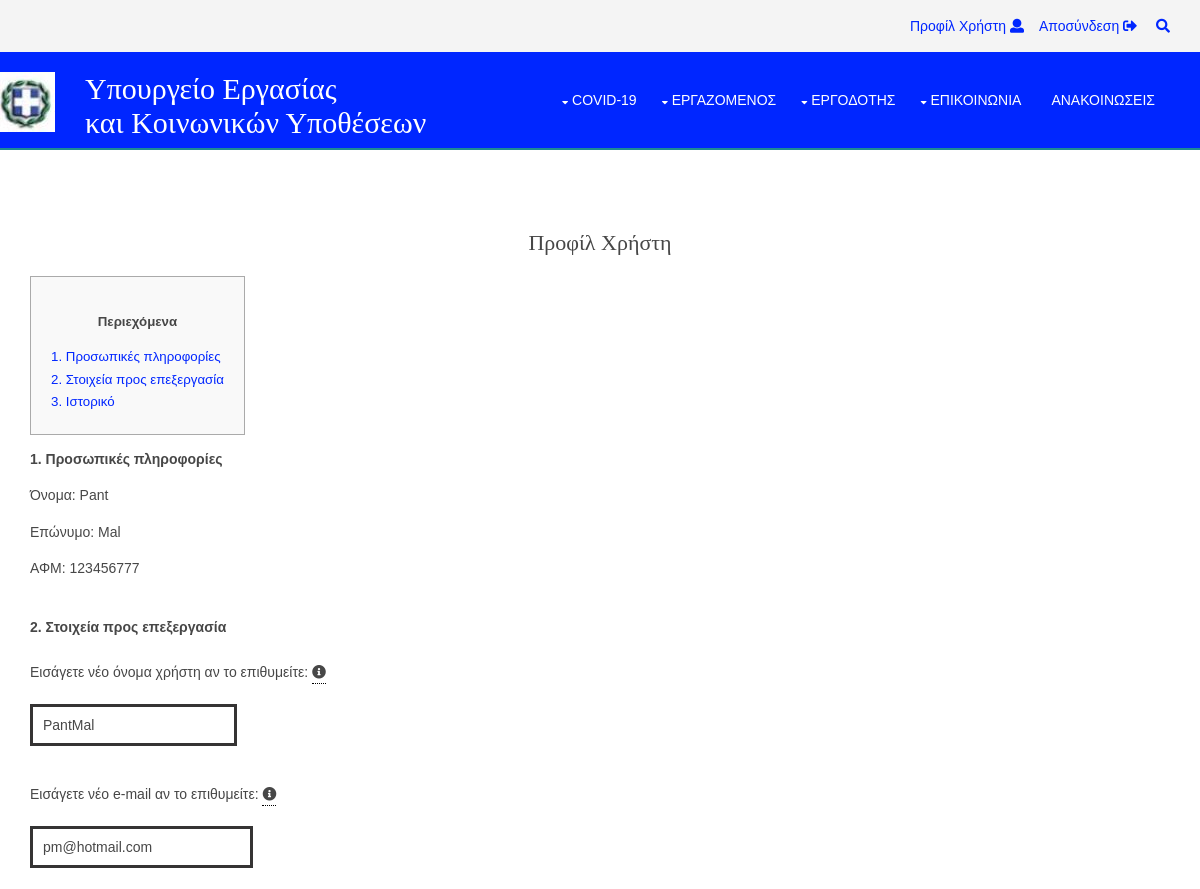
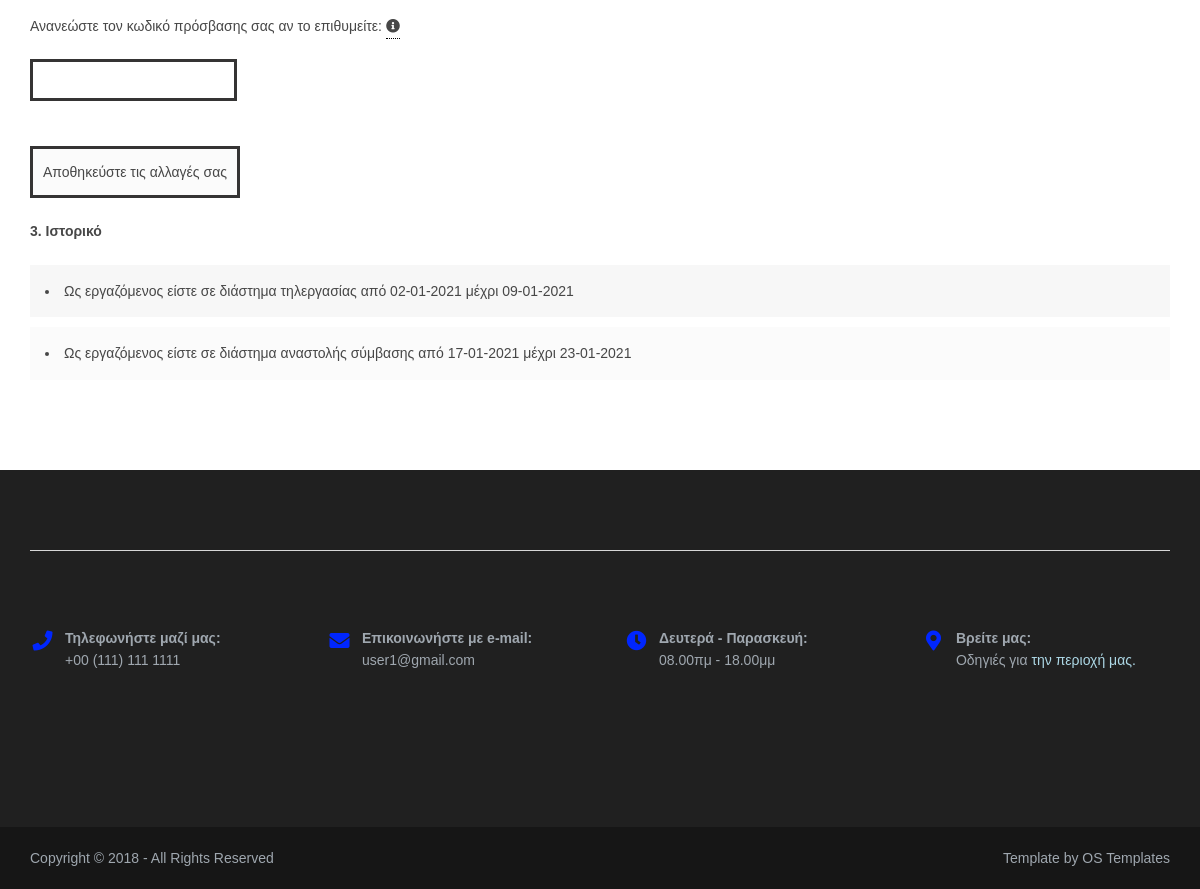
/pages/edit_profile.php (signed in), run on the app's committed database (2 pictures, top to bottom).
### tables this page shows
CREATE TABLE `users` (
  `id` int(255) NOT NULL,
  `username` varchar(255) DEFAULT NULL,
  `password` varchar(255) DEFAULT NULL,
  `email` varchar(255) NOT NULL,
  `afm` int(11) NOT NULL,
  `afm_ergodoti` int(11) DEFAULT NULL,
  `first_name` varchar(255) NOT NULL,
  `last_name` varchar(255) NOT NULL,
  `role` varchar(255) NOT NULL,
  `parent` varchar(255) NOT NULL,
  `tilergasia_start` date DEFAULT NULL,
  `tilergasia_end` date DEFAULT NULL,
  `anastoli_start` date DEFAULT NULL,
  `anastoli_end` date DEFAULT NULL
);

### pages/edit_profile.php (the view, shortened to what this page needs)
<!DOCTYPE html>
<html lang="el">
<head>
<link href="../layout/styles/layout.css" rel="stylesheet" type="text/css" media="all">
<link href="../layout/styles/framework.css" rel="stylesheet" type="text/css" media="all">
</head>
<body id="top">
<div class="wrapper row0">
  <div id="topbar" class="hoc clear">
    <div class="fl_right">
      <ul class="nospace">
        <?php
          $cookie_name = 'user';
          if(!isset($_COOKIE[$cookie_name])) {
              echo '<li><a style="color: #0026ff" href="login.html?header=edit_profile.php" title="Σύνδεση">Σύνδεση <i class="fas fa-sign-in-alt"></i></a></li>';
              echo '<li><a style="color: #0026ff" href="register.html?header=edit_profile.php" title="Εγγραφή">Εγγραφή <i class="fas fa-edit"></i></a></li>';
          } else {
              echo '<li><a style="color: #0026ff" href="edit_profile.php" title="Προφίλ Χρήστη">Προφίλ Χρήστη <i class="fas fa-user"></i></a></li>';
              echo '<li><a style="color: #0026ff" href="actions/edit_logout.php" title="Αποσύνδεση">Αποσύνδεση <i class="fas fa-sign-out-alt"></i></a></li>';
          }
        ?>
        <li id="searchform">
        </li>
      </ul>
    </div>
  </div>
</div>
<div class="wrapper row1">
  <header id="header" class="hoc clear">
  <div style="float: left; position: relative; left: -30px; top: 20px">
  <a href="../index.php"><img src="../images/logo.jpeg" alt="Ypourgeio-Logo"></a>
  </div>
  <div id="logo" class="fl_left">
      <h1><a href="../index.php?ref=title">Υπουργείο Εργασίας <br>και Κοινωνικών Υποθέσεων</a></h1>
    </div>
    <nav id="mainav" class="fl_right">
      <ul class="clear">
        <li><a class="drop" href="covid_19.php">COVID-19</a>
        </li>
        <li><a class="drop" href="ergazomenos.php">Εργαζόμενος</a>
        </li>
        <li><a class="drop" href="ergodotis.php">Εργοδότης</a>
        </li>
        <li><a class="drop" href="dead_page.php?ref=11">Επικοινωνία</a>
        </li>
        <li><a href="dead_page.php?ref=13">Ανακοινώσεις</a></li>
      </ul>
	  </nav>
	  </header>
</div>
<div class="wrapper row3">
  <main class="hoc container clear">
    <h1 style="text-align:center">Προφίλ Χρήστη</h1>
    <div id="toc_container">
      <p class="toc_title">Περιεχόμενα</p>
      <li><a href="#Table1">1. Προσωπικές πληροφορίες</a></li>
      <li><a href="#Table2">2. Στοιχεία προς επεξεργασία</a></li>
      <li><a href="#Table3">3. Ιστορικό </a></li>
    </div>
    <?php
      require_once "../settings.php";
      $cookie_name = 'user';
      if (isset($_COOKIE[$cookie_name])):
        $query = "SELECT * FROM users WHERE username='$_COOKIE[$cookie_name]'";
        $result = $conn->query($query);
        $row = $result->fetch_array(MYSQLI_ASSOC);
        $username = $row['username'];
        $email = $row['email'];
        $afm = $row['afm'];
        $first_name = $row['first_name'];
        $last_name = $row['last_name'];
        $role = $row['role'];
        $tilergasia_start = $row['tilergasia_start'];
        $tilergasia_end = $row['tilergasia_end'];
        $anastoli_start = $row['anastoli_start'];
        $anastoli_end = $row['anastoli_end'];
        $tilergasia_start_split = explode('-',$tilergasia_start);
        $new_tilergasia_start = $tilergasia_start_split[2].'-'.$tilergasia_start_split[1].'-'.$tilergasia_start_split[0];
        $tilergasia_end_split = explode('-',$tilergasia_end);
        $new_tilergasia_end = $tilergasia_end_split[2].'-'.$tilergasia_end_split[1].'-'.$tilergasia_end_split[0];
        $anastoli_start_split = explode('-',$anastoli_start);
        $new_anastoli_start = $anastoli_start_split[2].'-'.$anastoli_start_split[1].'-'.$anastoli_start_split[0];
        $anastoli_end_split = explode('-',$anastoli_end);
        $new_anastoli_end = $anastoli_end_split[2].'-'.$anastoli_end_split[1].'-'.$anastoli_end_split[0];
      endif;
    ?>
    <h id="Table1"><b>1. Προσωπικές πληροφορίες </b></h>
      <p>Όνομα: <?php echo $first_name ?></p>
      <p>Επώνυμο: <?php echo $last_name ?> </p>
      <p>ΑΦΜ: <?php echo $afm ?> </p> <br/>
    <h id="Table2"><b>2. Στοιχεία προς επεξεργασία </b></h> <br>
    <div id="comments">
    <form name="edit_form" action="actions/edit_action.php" onsubmit="return validateEditForm()" method="post">
    <br>
      <label for="uname">Εισάγετε νέο όνομα χρήστη αν το επιθυμείτε: <div class="tooltip"><i class="fas fa-info-circle"></i> <span class="tooltiptext">Το παλιό όνομα θα διαγραφεί.</span> </div></label>
      <input type="text" id="uname" name="uname" value="<?php echo $username ?>" onchange="return validateEmpty(document.getElementById('uname'),document.getElementById('demo'))" > <br>
      <label for="email">Εισάγετε νέο e-mail αν το επιθυμείτε:  <div class="tooltip"><i class="fas fa-info-circle"></i> <span class="tooltiptext">Εισάγετε έγκυρο mail. Το παλιό mail θα διαγραφεί</span> </div></label>
      <input type="text" name="email" id="email" value="<?php echo $email ?>" size="22" onchange="return validateMail(document.getElementById('email'),document.getElementById('demo2'))" > <br>
      <label for="pwd">Ανανεώστε τον κωδικό πρόσβασης σας αν το επιθυμείτε: <div class="tooltip"><i class="fas fa-info-circle"></i> </div></label>
      <input type="password" id="pwd" name="pwd" > <br>
      <br>
      <input type="submit" name="submit" value="Αποθηκεύστε τις αλλαγές σας">
    </form>
    <br>
    <h id="Table3"><b>3. Ιστορικό </b></h> <br/>
    <br/>
      <?php
        if ($role == 'ergodotis'){
          echo '<li>Ως εργοδότης μπορείτε να μεταβείτε στην <a href="lista_ergazomenwn.php"> λίστα </a> των εργαζομένων σας.</li>';
        }else{
          if ($tilergasia_start != NULL){
            echo '<li>Ως εργαζόμενος είστε σε διάστημα τηλεργασίας από '. $new_tilergasia_start . ' μέχρι ' . $new_tilergasia_end . '</li>';
          }
          if ($anastoli_start != NULL){
            echo '<li>Ως εργαζόμενος είστε σε διάστημα αναστολής σύμβασης από '. $new_anastoli_start . ' μέχρι ' . $new_anastoli_end . '</li>';
          }
        }
      ?>
    </div>
  </main>
</div>
<div class="wrapper row4">
  <footer id="footer" class="hoc clear">
    <div >
      <section id="cta" class="hoc container clear">
        <ul class="nospace clear">
          <li class="one_quarter first">
            <div class="block clear"><a href="dead_page.php?end=1"><i class="fas fa-phone"><h style="display: none">Tilefwno</h></i></a> <span><strong>Τηλεφωνήστε μαζί μας:</strong> +00 (111) 111 1111</span></div>
          </li>
          <li class="one_quarter">
            <div class="block clear"><a href="dead_page.php?end=2"><i class="fas fa-envelope"><h style="display: none">Epikoinwnia</h></i></a> <span><strong>Επικοινωνήστε με e-mail:</strong> user1@gmail.com</span></div>
          </li>
          <li class="one_quarter">
            <div class="block clear"><a href="dead_page.php?end=3"><i class="fas fa-clock"><h style="display: none">Wraria</h></i></a> <span><strong> Δευτερά - Παρασκευή:</strong> 08.00πμ - 18.00μμ</span></div>
          </li>
          <li class="one_quarter">
            <div class="block clear"><a href="dead_page.php?end=4"><i class="fas fa-map-marker-alt"><h style="display: none">Topothesia</h></i></a> <span><strong>Βρείτε μας:</strong> Οδηγιές για <a style="color: lightblue" href="dead_page.php">την περιοχή μας.</a></span></div>
          </li>
        </ul>
      </section>
  </div>
  </footer>
</div>
<div class="wrapper row5">
  <div id="copyright" class="hoc clear">
    <p class="fl_left">Copyright &copy; 2018 - All Rights Reserved </p>
    <p class="fl_right">Template by <a target="_blank" href="https://www.os-templates.com/" title="Free Website Templates">OS Templates</a></p>
  </div>
</div>
</body>
</html>

### layout/styles/layout.css (style rules this page uses)
.row1 { border-bottom:2px solid; }
#topbar { padding:15px 0; }
#topbar ul li { display:inline-block; margin-right:15px; }
#topbar ul li:last-child { margin-right:0; padding-right:0; border-right:none; }
#topbar i { line-height:normal; }
#topbar #searchform { position:relative; line-height:1; z-index:9999; }
#topbar #searchform::after { display:block; height:18px; line-height:18px; padding:0; font-family:"Font Awesome\ 5 Free"; font-weight:900; content:"\f002"; }
#topbar #searchform ::placeholder { text-transform:capitalize; }
#header #logo { margin:20px 0 0 0; }
#header #logo h1 { margin:0; padding:0; font-size:30px; }
.container { padding:80px 0; }
#comments li { margin:0 0 10px 0; padding:15px; }
#comments form { display:block; width:100%; }
#comments input, #comments textarea, #comments select { padding:10px; border:3px solid; }
#comments div { margin-bottom:15px; }
#comments input[type="submit"], #comments input[type="reset"] { display:inline-block; width:auto; min-width:150px; margin:0; padding:15px 10px; cursor:pointer; }
#cta { border-top:1px solid; }
#cta ul li div { position:relative; min-height:30px; padding:0 0 0 35px; line-height:1; }
#cta ul li div i { position:absolute; top:0; left:0; width:25px; height:23px; font-size:20px; text-align:center; }
#cta ul li div span { display:block; }
#cta ul li div strong { display:block; margin:0 0 8px 0; }
#footer { padding:80px 0; }
#copyright { padding:20px 0; }
#copyright * { margin:0; padding:0; }
*, *::before, *::after { transition:all .3s ease-in-out; }
nav ul, nav ol { margin:0; padding:0; list-style:none; }
#mainav, #breadcrumb, .sidebar nav { line-height:normal; }
#mainav .drop::after, #mainav li li .drop::after, #breadcrumb li a::after, .sidebar nav a::after { position:absolute; font-family:"Font Awesome\ 5 Free"; font-weight:900; font-size:10px; line-height:10px; }
#mainav { position:relative; margin-bottom:-2px; z-index:999; }
#mainav ul { text-transform:uppercase; }
#mainav li { display:block; position:relative; float:left; margin:0; padding:0; }
#mainav li:last-child { margin-right:0; }
#mainav li a { display:block; padding:40px 15px; border-bottom:2px solid; }
#mainav .drop { padding-left:20px; }
#mainav .drop::after, #mainav li li .drop::after { content:"\f0d7"; }
#mainav .drop::after { top:45px; left:10px; }
body { color:#474747; background-color:#FFFFFF; }
a { color:#0026ff; }
.row0 { color:#474747; background-color:#F4F4F4; }
.row1 { color:#FFFFFF; background-color:#0026ff; border-color:#1D8B94; }
.row3 { color:#474747; background-color:#FFFFFF; }
.row4 { color:#9FA7AF; background-color:#202020; }
.row5, .row5 a { color:#9FA7AF; background-color:#161616; }
#topbar #searchform { color:#0026ff; }
#header #logo h1 a { color:inherit; }
#cta { border-color:#D7D7D7; }
#mainav li a { color:inherit; border-color:transparent; }
table, th, td, #comments .avatar, #comments input, #comments textarea, #comments select { border-color:#353434; }
tr, #comments li, #comments input[type="submit"], #comments input[type="reset"], #comments select { color:inherit; background-color:#FBFBFB; }
tr:nth-child(even), #comments li:nth-child(even) { color:inherit; background-color:#F7F7F7; }
@media screen and (min-width:1140px) { .hoc { max-width:1140px; } }

### data on the page
users: first_name "Pant", last_name "Mal", afm "123456777", uname "PantMal", email "pm@hotmail.com", tilergasia_start "02-01-2021", tilergasia_end "09-01-2021", anastoli_start "17-01-2021", anastoli_end "23-01-2021"
